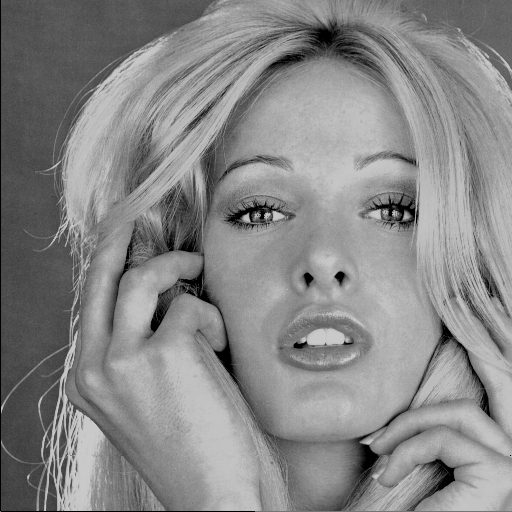
//> input picture imageProcessingOpenCV/pailaboratoare/19.11/blonde.png, 512 x 512 px
$ ./sinus blonde.png   (built with g++ and OpenCV 4)
//> lines starting //> are read from the running program, lines starting //| are printed output that depends on the picture; after the words box and inside, x2 and y2 are one past the last pixel; in counts of white or black regions, pixels touching at a corner belong together

// Mihai Ivanovici, noiembrie 2010

#include "cv.h"
#include "highgui.h"
#include <stdio.h>
#include <stdlib.h>
#include <math.h>

void transformare_cosinus( IplImage* );

int main( int argc, char** argv )
{
    char     *filename;
    IplImage *img;

    if( argc == 2 )
    {
        filename = ( char* )malloc( sizeof( char ) * 128 );
        filename = argv[1];
        printf( "Loading %s...\n", filename );
        img = cvLoadImage( filename, 1 );
//> img is the input picture: 512 rows x 512 cols, CV_8UC3; min 0, max 202, mean 135.1

        if( img )
        {
            cvNamedWindow( "Imaginea originala", 1 );
            cvShowImage( "Imaginea originala", img );

            transformare_cosinus( img );

            cvWaitKey(0);
            cvReleaseImage( &img );
            cvDestroyWindow( "Imaginea originala" );
        }
        else
        {
            printf( "This is not a valid image file\n" );
        }

        free( filename );
        return 0;
    }
    else
    {
        printf( "Image filename was not specified\n" );
        exit( -1 );
    }
}


void transformare_cosinus( IplImage* image )
{
    int		w, h;
    int		i, j;
    int     k, l;
    double	pi = 3.1415926;

    CvScalar   pixel;
    CvScalar   valoare;
    IplImage   *imagine_transformata;
    IplImage   *cosinus;

	int	    N, nivel;
	double  max = 0, min = 10000;
	double  value;
	CvMat	*C;	//matricea transformarii cosinus
	CvMat	*U;	//matricea imaginii in spatiul original
	CvMat	*V;	//matricea imaginii in spatiul transformatei
	CvMat   *AUX; //matrice auxiliara pentru rezultatul partial

 double m, M;

    w = image->width;
//> w = 512
    h = image->height;
//> h = 512

    if( w == h )
    {
        imagine_transformata = cvCreateImage( cvSize( w, h ), IPL_DEPTH_8U, 1 );

        N = w;
//> N = 512
        C = cvCreateMat( N, N, CV_32FC1 );
        U = cvCreateMat( N, N, CV_32FC1 );
        V = cvCreateMat( N, N, CV_32FC1 );
        AUX = cvCreateMat( N, N, CV_32FC1 );

        //formarea matricii C a transformarii cosinus discreta
        for( i = 0; i < N; i++ )
             cvmSet( C, 0, i, 1. / sqrt( (float)N ) );
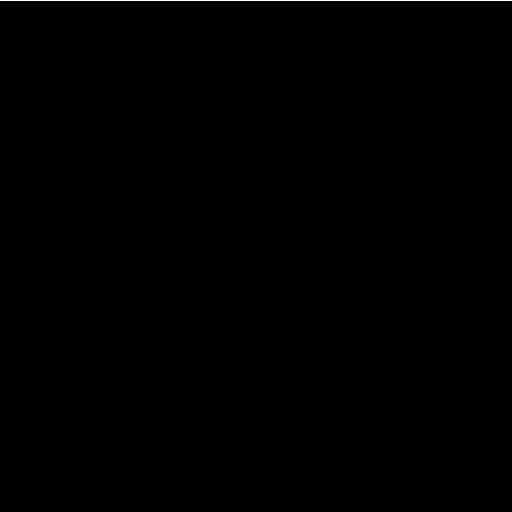
//> C: 512 rows x 512 cols, CV_32FC1; values 0 (black) and 0.0442 (white), 0.2% white in thin lines or dots, all inside (x1, y1, x2, y2) = (0, 0, 512, 1)

        for( i = 1; i < N; i++ )
             for( j = 0; j < N; j++ )
             {
                  value = sqrt( 2./(N+1)) *sin( (pi * ( i + 1 ) * (j + 1) )/ ( N+1 ) );
                  cvmSet( C, i, j, value );
                  if( value > max )
                      max = value;
             }
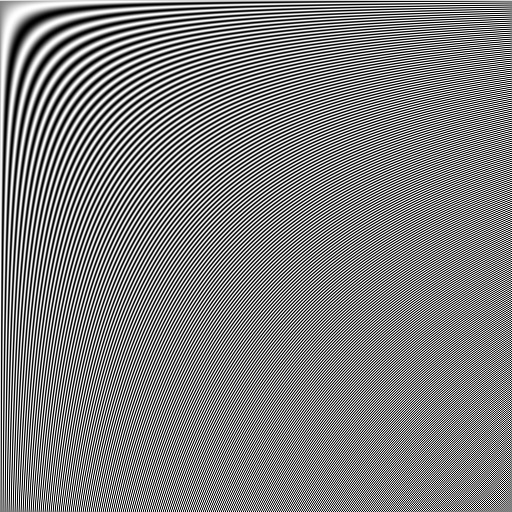
//> C: 512 rows x 512 cols, CV_32FC1; min -0.0624, max 0.0624, mean 0.000283; drawn with min black and max white
//> after the loop, value = -0.000381; max = 0.0624

        //popularea matricei U cu valorile pixelilor imaginii
        for( i = 0; i < N; i++ )
             for( j = 0; j < N; j++ )
             {
                  pixel = cvGet2D( image, i, j );
                  cvmSet( U, i, j, pixel.val[ 0 ] );
             }
//> this loop made 512 passes
//> pixel on passes 1 to 3: Scalar(101, 101, 101), Scalar(96, 96, 96), Scalar(99, 99, 99)
//> after the loop, pixel = Scalar(117, 117, 117)

        //V = C*U*Ct
        //mai intii vom calcula AUX = C * U
        for( i = 0; i < N; i++ )
             for( j = 0; j < N; j++ )
             {
                  value = 0;
                  for( k = 0; k < N; k++ )
                       value += cvmGet( C, i, k ) * cvmGet( U, k, j );
                  cvmSet( AUX, i, j, value );
             }
//> this loop made 512 passes
//> value on passes 1 to 3: 3601.2, -211.5, 905.7
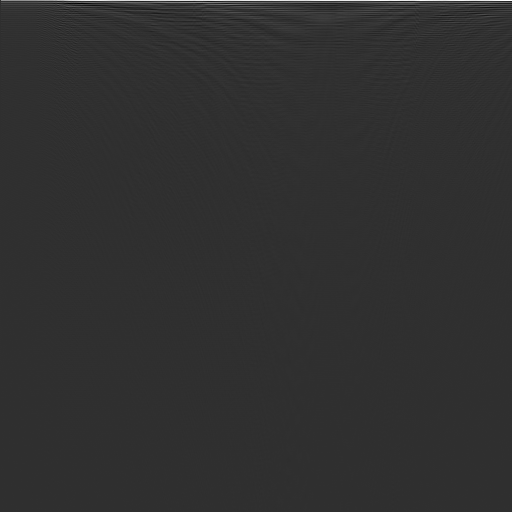
//> AUX: 512 rows x 512 cols, CV_32FC1; min -829.9, max 3608.9, mean 16.7; drawn with min black and max white
//> after the loop, value = 3.51

        //apoi V = AUX * Ct
        max = 0;
        for( i = 0; i < N; i++ )
             for( j = 0; j < N; j++ )
             {
                  value = 0;
                  for( k = 0; k < N; k++ )
                       value += cvmGet( AUX, i, k ) * cvmGet( C, j, k );
	              cvmSet( V, i, j, value );

                  if( value > max )
                      max = value;
                  else
                      if( value < min )
                          min = value;
             }
//> this loop made 512 passes
//> value on passes 1 to 3: 20.06, -6.58, 0.957
//> after the loop, value = 4.93; max = 69163; min = -4253.4


             double suma1 = 0; double suma2 = 0;

         for( i = 0; i < N; i++ )
             for( j = 0; j < N; j++ )
             {
                  suma1=suma1+cvmGet(U,i,j)*cvmGet(U,i,j);
                  }
//> this loop made 512 passes
//> suma1 on passes 1 to 3: 6232226, 12488991, 18711442
//> after the loop, suma1 = 5.25e+09
                  printf("Suma U: %f ", suma1);
//| Suma U: 5254226393.000000


         for( i = 0; i < N; i++ )
             for( j = 0; j < N; j++ )
             {
                  suma2=suma2+cvmGet(V,i,j)*cvmGet(V,i,j);
                  }
//> this loop made 512 passes
//> suma2 on passes 1 to 3: 5.54e+09, 5.55e+09, 6.08e+09
//> after the loop, suma2 = 6.74e+09
                  printf("\nSuma V: %f", suma2);
//| Suma V: 6736073055.004164


        //scalarea valorilor din matricea V in vederea afisarii
        for( i = 0; i < N; i++ )
             for( j = 0; j < N; j++ )
             {
                  value = log( fabs( cvmGet( V, i, j ) ) );
                   cvmSet( V, i, j, value );

             }
//> this loop made 512 passes
//> value on passes 1 to 3: 3, 1.88, -0.0443
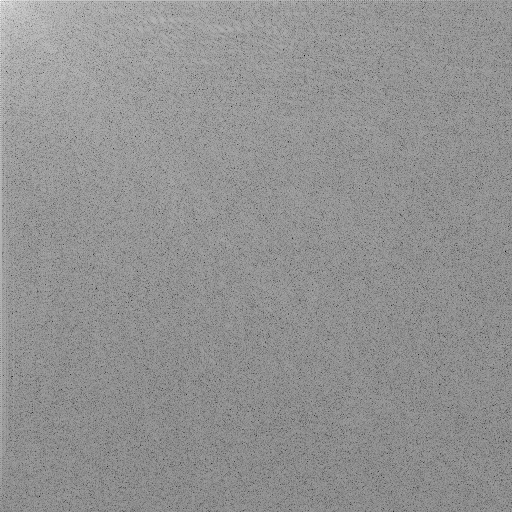
//> V: 512 rows x 512 cols, CV_32FC1; min -11.26, max 11.14, mean 1.61; drawn with min black and max white
//> after the loop, value = 1.6


        cvMinMaxLoc( V, &m, &M, NULL, NULL, NULL);
//> m = -11.26; M = 11.14
        for( i = 0; i < N; i++ )
             for( j = 0; j < N; j++ )
             {
                  pixel.val[ 0 ] = ( int )( 255 * ( cvmGet( V, i, j ) - m ) / ( M - m ) );
                  cvSet2D( imagine_transformata, i, j, pixel );
             }
//> (the run ends here: the program stops with an error, at `free( filename );`)
